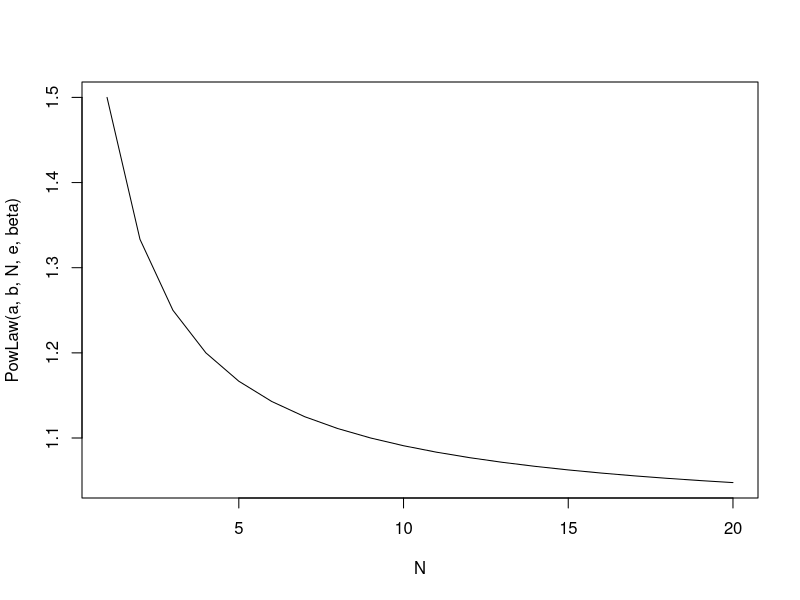

The R script that drew this image:
## ---- chunk 1
knitr::opts_chunk$set(echo = TRUE)
## ---- chunk 2
PowLaw <- function(a,b,n,e,beta){
  a+(b*(n+e)^(-beta))}

N <- c(1:20)
a <- 1
b <- 1
beta <- 1
e <- 1
plot(N, PowLaw(a,b,N,e,beta), type="l")
